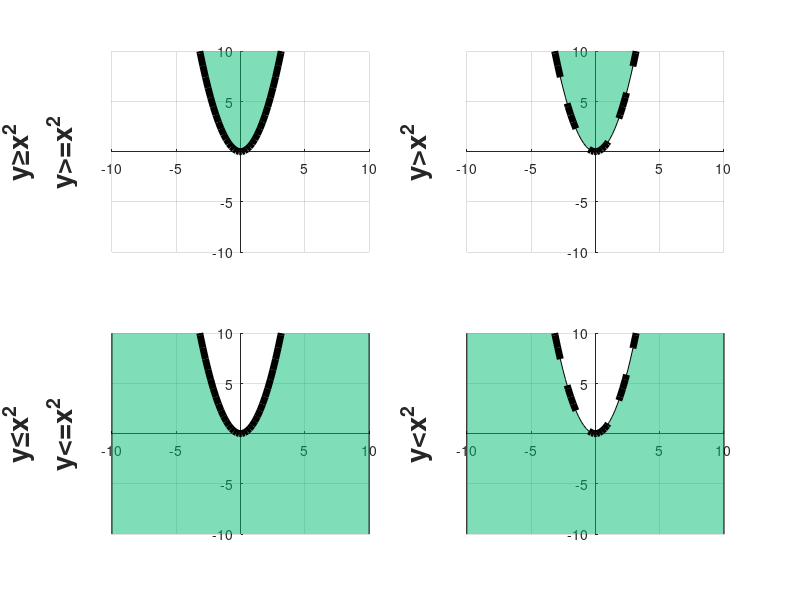

Here is the MATLAB script that generated this plot:
close all; clear all; clc;
hf=figure('Position',[1,21,1366,671], ...
'Name','Basic Inequality Quadratic Example');
fs=20; fa=0.5;
fcolor=[0.000 0.741 0.447];
%%%%%%%%%%%%%%%%%%%%%%%%%%%%%%%%%%%%%%%%%%%%%%%%%%
subplot(2,2,1)
x = linspace(-10,10,100);
y = x.^2;
hold on;
h1=area(x, y);
plot(x,y,'linewidth',5.0,'linestyle','-', ...
'color',[0 0 0])
hold off;
set(h1,'basevalue',100,'edgecolor',[0 0 0], ...
'facecolor',fcolor, 'facealpha',fa, ...
'hittestarea','off','linestyle','-', ...
'linewidth',0.1)
ylabel({'y\geqx^2','y>=x^2'},'fontsize',fs, ...
 'fontweight','bold','interpreter','tex')
axis([-10 10 -10 10])
set(gca,'xaxislocation','origin',...
'yaxislocation','origin');
box off; grid on;
%%%%%%%%%%%%%%%%%%%%%%%%%%%%%%%%%%%%%%%%%%%%%%%%%
subplot(2,2,2)
x = linspace(-10,10,100);
y = x.^2;
hold on;
h2=area(x, y);
plot(x,y,'linewidth',5.0,'linestyle','--', ...
'color',[0 0 0])
hold off;
set(h2,'basevalue',100,'edgecolor',[0 0 0], ...
'facecolor',fcolor, 'facealpha',fa, ...
'hittestarea','off','linestyle','-', ...
'linewidth',0.1)
ylabel('y>x^2','fontsize',fs, ...
 'fontweight','bold')
axis([-10 10 -10 10])
set(gca,'xaxislocation','origin',...
'yaxislocation','origin');
box off; grid on;
%%%%%%%%%%%%%%%%%%%%%%%%%%%%%%%%%%%%%%%%%%%%%%%%
subplot(2,2,3)
x = linspace(-10,10,100);
y = x.^2;
hold on;
h3=area(x, y);
plot(x,y,'linewidth',5.0,'linestyle','-', ...
'color',[0 0 0])
hold off;
set(h3,'basevalue',-100,'edgecolor',[0 0 0], ...
'facecolor',fcolor, 'facealpha',fa, ...
'hittestarea','off','linestyle','-', ...
'linewidth',0.01)
ylabel({'y\leqx^2','y<=x^2'},'fontsize',fs,...
 'fontweight','bold','interpreter','tex')
axis([-10 10 -10 10])
set(gca,'xaxislocation','origin',...
'yaxislocation','origin');
box off; grid on;
%%%%%%%%%%%%%%%%%%%%%%%%%%%%%%%%%%%%%%%%%%%%%%%
subplot(2,2,4)
x = linspace(-10,10,100);
y = x.^2;
hold on;
h4=area(x, y);
plot(x,y,'linewidth',5.0,'linestyle','--', ...
'color',[0 0 0]);
hold off;
set(h4,'basevalue',-100,'edgecolor',[0 0 0], ...
'facecolor',fcolor, 'facealpha',fa, ...
'hittestarea','off','linestyle','-', ...
'linewidth',0.1)
ylabel('y<x^2','fontsize',fs, ...
 'fontweight','bold')
axis([-10 10 -10 10])
set(gca,'xaxislocation','origin',...
'yaxislocation','origin');
box off; grid on;
